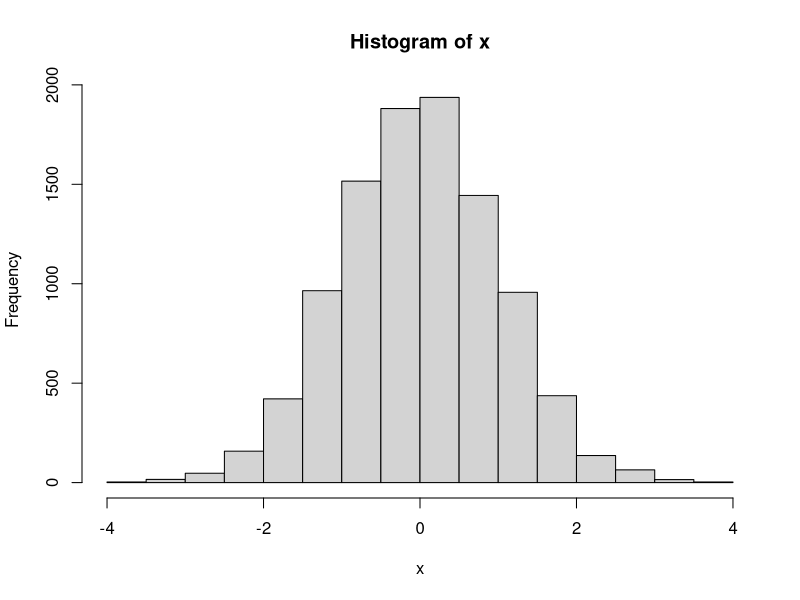

The R source for this figure: (Note: this script raises an error after producing the figure.)
## ---- chunk 1
x <- rnorm(10000)
hist(x)  # this is a histogram

t.test(x)
## ---- chunk 2
sleep1 <- sleep[sleep$group == 1,  ]
sleep2 <- sleep[sleep$group == 2,  ]
sleep1
sleep2
sleep.reassembled <- rbind(sleep1, sleep2)
sleep.reassembled

# rbind_all
library(dplyr)
sleep2b <- sleep2
sleep2b$new.column <- "other data"
# rbind(sleep1, sleep2b) # doesn't work
rbind_list(sleep1, sleep2b) # from dplyr package

sleep.left <- sleep[, 1:2]
sleep.left
sleep.ID <- sleep[, 3]
sleep.ID
sleep.reassembled.2 <- cbind(sleep.left, sleep.ID)
sleep.reassembled.2
## ---- chunk 3
subject.info <- data.frame(ID = 3:12, gender = c("male", "male", "female", "female", "female", "female", "male", "female", "male", "male"))
subject.info

sleep.merged <- merge(sleep, subject.info)
sleep
sleep.merged
nrow(sleep)
nrow(sleep.merged)

mysleep <- sleep
mysleep$ID <- as.numeric(mysleep$ID)

sleep.merged2 <- merge(mysleep, subject.info, all = TRUE)
sleep.merged2

## ---- chunk 4
mysleep
mysleep$Study <- "Study1"
mysleep$noise <- rnorm(20)
mysleep
## ---- chunk 5
mysleep <- sleep
mysleep$extra2 <- mysleep$extra * 2
mysleep$extra3 <- log(mysleep$extra + 10)
mysleep
mysleep$extra2 <- mysleep$extra2 - 4
mysleep
mysleep$extra2 <- NULL  # deletes the column
mysleep
mysleep$extra3 <- NA
mysleep
mysleep$three <- 3
mysleep
# mysleep$four <- c(1, 2, 3) # doesn't work
mysleep$five <- c(1, 2, 3, 4) # does work (recycling)
mysleep
## ---- chunk 6
mysleep <- sleep
summary(mysleep)
levels(mysleep$ID)
summary(mysleep$ID)

mysleep.1 <- subset(mysleep, group == "1")
mysleep.1 <- subset(mysleep.1, !ID == "3")
# mysleep.1 <- subset(mysleep, group == 1 & !ID == 3)
# mysleep.1 <- mysleep[mysleep$group == 1 & !mysleep$ID == 3, ]
summary(mysleep.1$ID)
summary(mysleep.1$group)

mysleep.2 <- droplevels(mysleep.1)
summary(mysleep.2$ID)
summary(mysleep.2$group)
## ---- chunk 7
mysleep <- sleep
summary(mysleep)

levels(mysleep$group)
levels(mysleep$group) <- c("pre", "post")  # changes LABELS of the levels
levels(mysleep$group)
mysleep

# levels(mysleep$group) <- c("post", "pre")  # DOESN'T CHANGE ORDER!
# levels(mysleep$group)
# mysleep

mysleep$group <- relevel(mysleep$group, "post")  # changes order
levels(mysleep$group)
summary(mysleep)
mysleep

# avoid reorder() except for special cases

mysleep$ID <- factor(mysleep$ID, levels = c("2", "3", "1", "5", "10", "7", "9", "8", "4", "6"))
levels(mysleep$ID)
mysleep

mysleep$IDlevelnum <- as.numeric(mysleep$ID)
mysleep

## ---- chunk 8
# install.packages("reshape2")
library(reshape2)
## ---- chunk 9
mysleep <- sleep
mysleep
levels(mysleep$group) <- c("pre", "post")
mysleep.cast <- dcast(mysleep, ID ~ group, value.var = "extra")
mysleep.cast

myff <- french_fries
head(myff)
# ?melt.data.frame
myff.melt <- melt(myff, id.vars = 1:4)
myff.melt <- melt(myff, id.vars = c("time", "treatment", "subject", "rep"))
myff.melt <- melt(myff, measure.vars = 5:9)
myff.melt <- melt(myff, measure.vars = c("buttery", "potato", "grassy", "rancid", "painty"))
head(myff.melt)
summary(myff.melt)

myff.melt <- melt(myff, id.vars = 1:4, value.name = "rating", variable.name = "taste")
head(myff.melt)
summary(myff.melt)

recastff <- dcast(myff.melt, time + treatment + subject + rep ~ taste, 
                  value.var = "rating")
summary(recastff)
## ---- chunk 10
aggregateff <- dcast(myff.melt, treatment ~ taste, 
                  value.var = "rating", fun.aggregate = mean, na.rm = TRUE)

aggregateff

aggregateff2 <- dcast(myff.melt, treatment + taste ~ ., 
                  value.var = "rating", fun.aggregate = mean, na.rm = TRUE)
colnames(aggregateff2)[3] <- "mean.rating"

aggregateff2

## ---- chunk 11
aggregateff3 <- group_by(myff.melt, treatment, taste) %>% summarize(mean.rating = mean(rating, na.rm = TRUE))

aggregateff3
identical(aggregateff2, aggregateff3)
identical(aggregateff2, as.data.frame(aggregateff3))

## ---- chunk 12
x <- 1:10
mean(log(x + 2))

(x + 2) %>% log() %>% mean()

summarize(group_by(myff.melt, treatment, taste), mean.rating = mean(rating, na.rm = TRUE))

group_by(myff.melt, treatment, taste) %>%
  summarize(mean.rating = mean(rating, na.rm = TRUE))

## ---- chunk 13
sleep[sleep$group == 1, ]
filter(sleep, group == 1) # same results

sleep[sleep$group == 1 & sleep$extra > 0.2, ]
filter(sleep, group == 1, extra > 0.2) # same results

sleep[, c("ID", "extra")]
select(sleep, ID, extra)
select(sleep, 3, 1)
select(sleep, c(3, 1))
# select(sleep, c("ID", "extra")) # doesn't work

## ---- chunk 14
mysleep <- sleep
oldnames <- colnames(mysleep)
mycolnames <- c("extraSleep", "experimentalGroup", "subjectID")
colnames(mysleep) <- mycolnames
data.frame(oldnames, mycolnames)

## ---- chunk 15
myff <- french_fries
results <- lm(potato ~ treatment, data = myff)
results
summary(results)
plot(results)
class(results)
names(results)
str(results)
plot(results$residuals)
results.summary <- summary(results)
names(results.summary)
results.summary$adj.r.squared
results.summary$coefficients
class(results.summary$coefficients)
condition.pvals <- results.summary$coefficients[2:3, "Pr(>|t|)"]
condition.pvals

str(summary(results))
# ?lm
